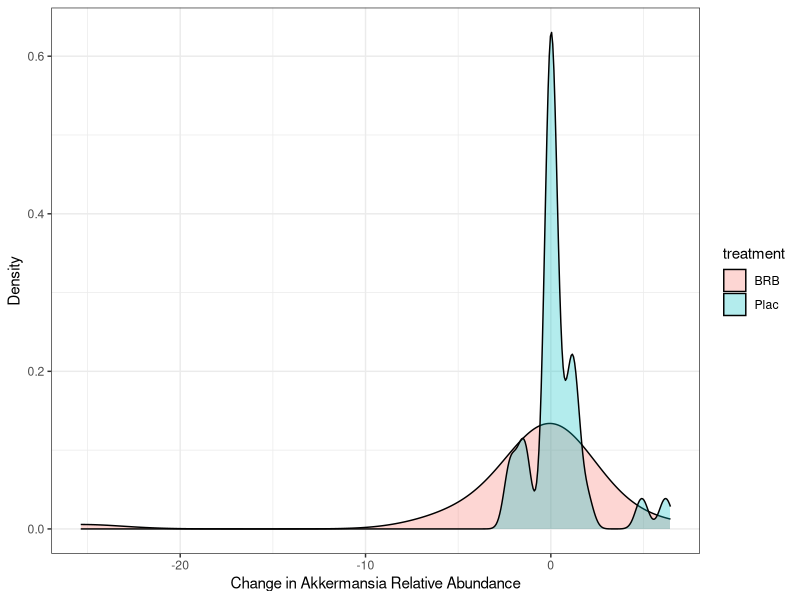
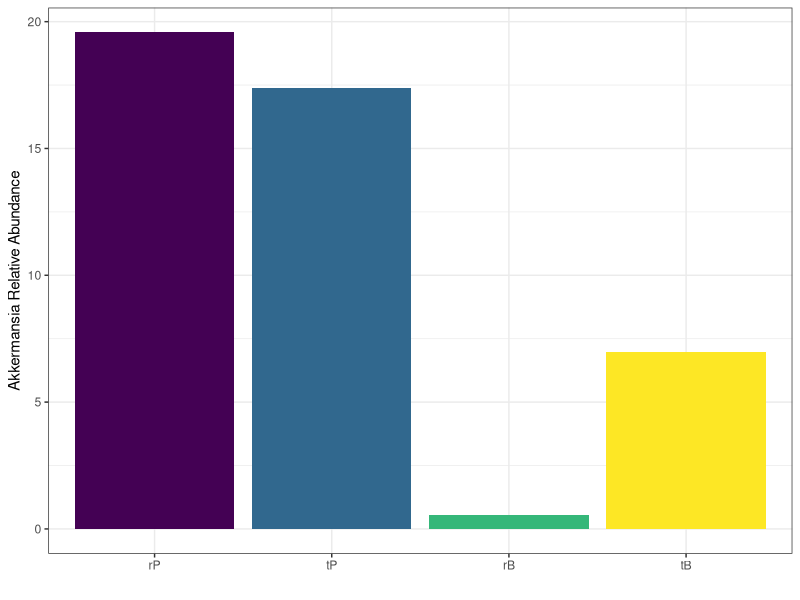
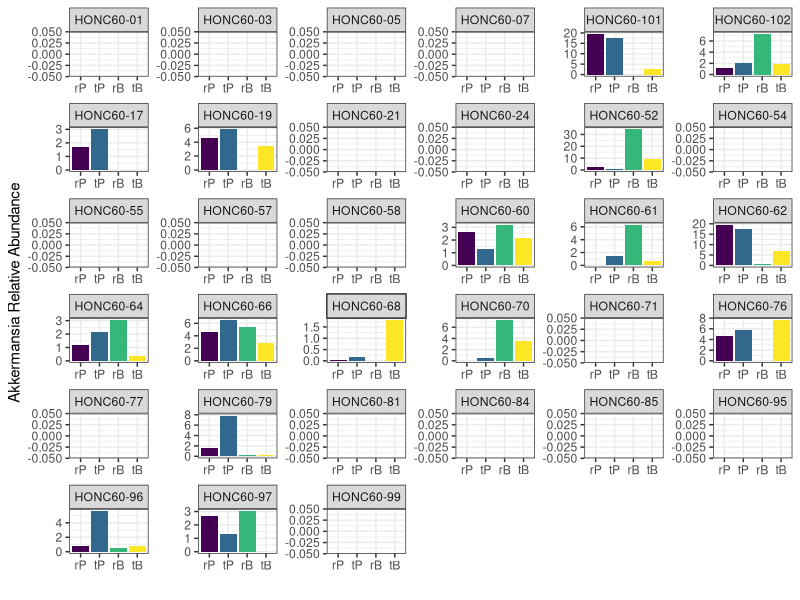
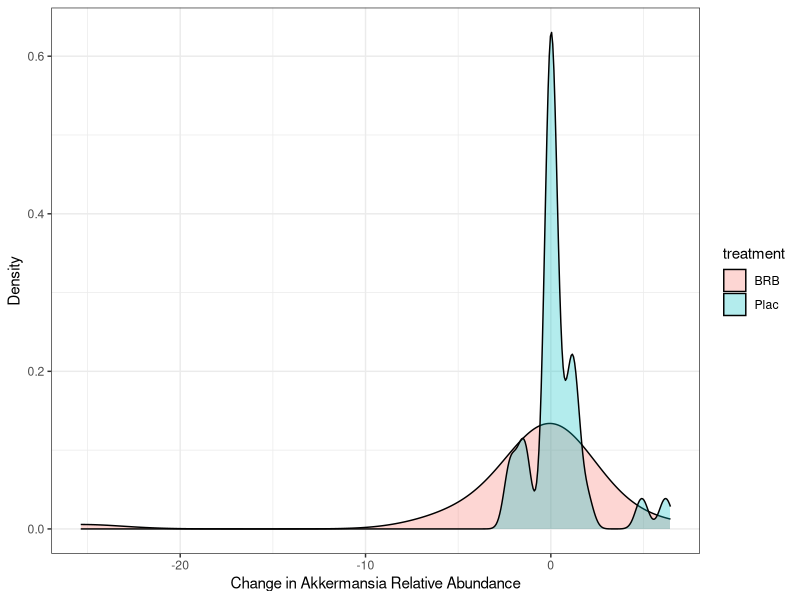
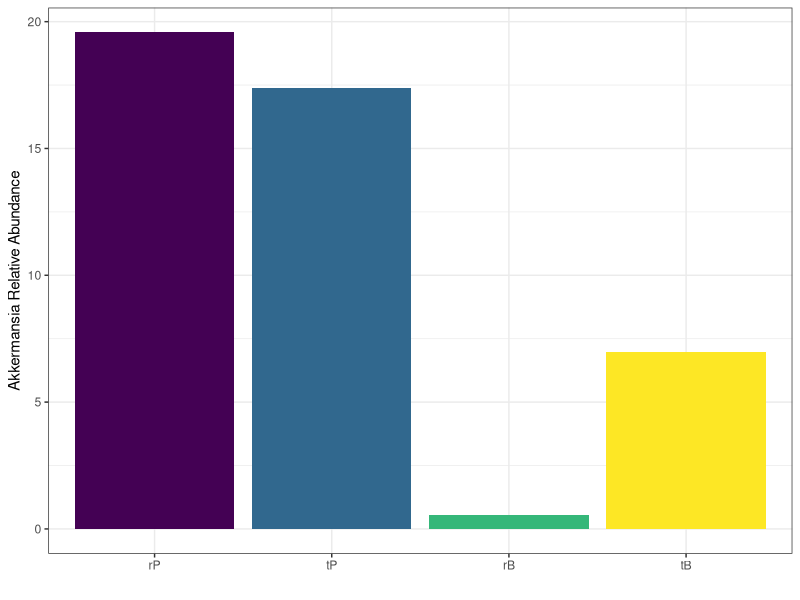
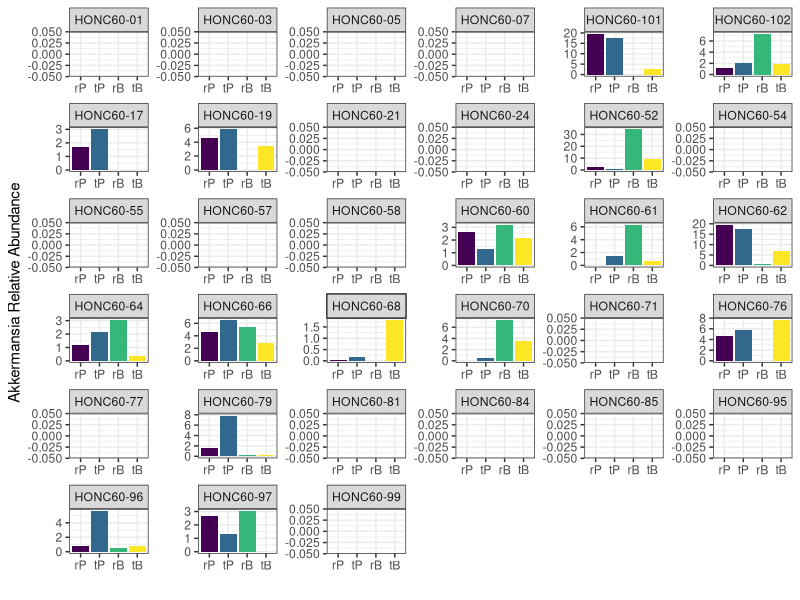

Reproduce these figures in R, in order.
## ---- chunk 1
knitr::opts_chunk$set(echo = TRUE)

library(tidyverse)
## ---- chunk 2
x <- read_csv("../data/derived/bewell_akkermansia.csv")
## ---- chunk 3
y <- 
  x %>%
  mutate(BRB = tB - rB,
         Plac = tP - rP) %>%
  select(Subject.ID, BRB, Plac) %>%
  gather(-Subject.ID, 
         key = "treatment", 
         value = "rel.abun") %>%
  mutate(trt.bin = if_else(treatment == "BRB",
                           true = 1,
                           false = 0))
## ---- chunk 4
y %>%
  ggplot(aes(x = rel.abun)) +
  geom_density(aes(fill = treatment), alpha = 0.3) +
  theme_bw() +
  labs(x = "Change in Akkermansia Relative Abundance",
       y = "Density")
ggsave("../figures/Akk-diff-check.png",
       height = 3, width = 5)
## ---- chunk 5
var.test(rel.abun ~ treatment, data = y)

t.test(rel.abun ~ treatment, data = y)

wilcox.test(rel.abun ~ treatment, data = y)

logit <- 
  glm(trt.bin ~ rel.abun, 
    family = "binomial",
    data = y)

summary(logit)
## ---- chunk 6
y %>%
  arrange(-rel.abun) %>%
  filter(treatment == "BRB")

## ---- chunk 7
x %>%
  filter(Subject.ID == "HONC60-62") %>%
  gather(-Subject.ID, key = "study_visit", value = "relAbun") %>%
  mutate(study_visit = fct_relevel(study_visit, c("rP", "tP", "rB", "tB"))) %>%
  ggplot(aes(x = study_visit, y = relAbun)) +
  geom_bar(stat = "identity", aes(fill = study_visit), show.legend = FALSE) +
  scale_fill_viridis_d() +
  theme_bw() +
  labs(x = "",
       y = "Akkermansia Relative Abundance")

ggsave("../figures/Akk_abundance_62.png",
       height = 3, width = 4)
## ---- chunk 8
x %>%
  gather(-Subject.ID, key = "study_visit", value = "relAbun") %>%
  mutate(study_visit = fct_relevel(study_visit, c("rP", "tP", "rB", "tB"))) %>%
  ggplot(aes(x = study_visit, y = relAbun)) +
  geom_bar(stat = "identity", aes(fill = study_visit), show.legend = FALSE) +
  scale_fill_viridis_d() +
  theme_bw() +
  labs(x = "",
       y = "Akkermansia Relative Abundance") +
  facet_wrap(~Subject.ID, scales = "free")

ggsave("../figures/Akk_abundance_bar_all.png",
       height = 7.5, width = 10)
